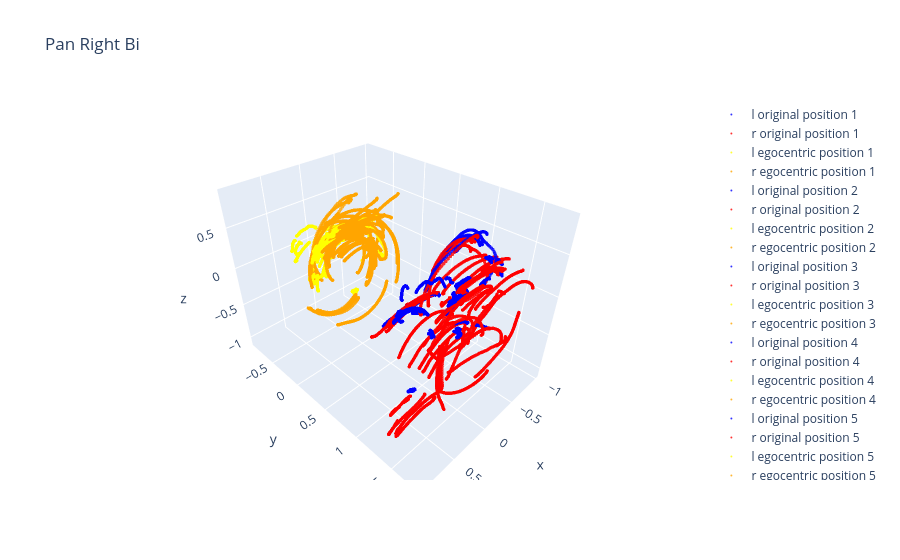

Notebook code cell kept with this figure:
### Markdown cell above
Overview (Bimanual): Converts original coordinates to egocentric. Plots both hands on a graph.

### Code cell
fig = go.Figure()
stroke_num = 0
egocentric_data_sample_list = []
for df_sample in auto_gesture_dict_bi:
    stroke_num += 1
    
    '''Draw the original trace first'''
    plot_stroke(fig,
                (df_sample['l_controller_translation_x'], df_sample['l_controller_translation_y'], df_sample['l_controller_translation_z']),
                ("l original position " + str(stroke_num)),
                'blue')
    plot_stroke(fig,
                (df_sample['r_controller_translation_x'], df_sample['r_controller_translation_y'], df_sample['r_controller_translation_z']),
                ("r original position " + str(stroke_num)),
                'red')

    '''Convert trace to egocentric'''
    # Input sample format: [[...],[...],...[...]], a list of 21 signals (lists); 3 translation + 4 rotation per hand/head
    data_sample = [] # original data of the chosen sample; 21 lists
    for col in selected_columns:
        data_sample.append(df_sample[col].tolist())

    # 3.1
    r_handed_data_sample = left_to_right_handed(data_sample=data_sample, selected_columns=selected_columns)
    # 3.2
    directional_data_sample = quaternion_to_direction(r_handed_data_sample=r_handed_data_sample, selected_columns=selected_columns)
    # 3.3
    egocentric_data_sample = world_to_headspace(directional_data_sample=directional_data_sample, directional_data_names=directional_data_names)
   
    egocentric_data_sample_list.append(egocentric_data_sample)
    
    '''Plot the egocentric trace. Left then right'''
    plot_stroke(fig,
                (egocentric_data_sample[6], egocentric_data_sample[7], egocentric_data_sample[8]),
                'l egocentric position ' + str(stroke_num),
                'yellow')
    plot_stroke(fig,
                (egocentric_data_sample[0], egocentric_data_sample[1], egocentric_data_sample[2]),
                'r egocentric position ' + str(stroke_num),
                'orange')

fig.update_layout(
    title_text='Pan Right Bi', 
    scene_aspectmode='data'
)
fig.show()
